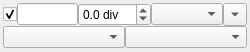
<?xml version="1.0" encoding="UTF-8"?>
<ui version="4.0">
 <class>ADCChannelControlWidget</class>
 <widget class="QWidget" name="ADCChannelControlWidget">
  <property name="geometry">
   <rect>
    <x>0</x>
    <y>0</y>
    <width>250</width>
    <height>52</height>
   </rect>
  </property>
  <property name="sizePolicy">
   <sizepolicy hsizetype="Preferred" vsizetype="Preferred">
    <horstretch>0</horstretch>
    <verstretch>0</verstretch>
   </sizepolicy>
  </property>
  <property name="windowTitle">
   <string>Form</string>
  </property>
  <layout class="QVBoxLayout" name="verticalLayout">
   <property name="spacing">
    <number>0</number>
   </property>
   <property name="leftMargin">
    <number>3</number>
   </property>
   <property name="topMargin">
    <number>3</number>
   </property>
   <property name="rightMargin">
    <number>3</number>
   </property>
   <property name="bottomMargin">
    <number>3</number>
   </property>
   <item>
    <layout class="QHBoxLayout" name="horizontalLayout">
     <item>
      <widget class="QCheckBox" name="checkBox">
       <property name="sizePolicy">
        <sizepolicy hsizetype="Fixed" vsizetype="Fixed">
         <horstretch>0</horstretch>
         <verstretch>0</verstretch>
        </sizepolicy>
       </property>
       <property name="text">
        <string/>
       </property>
       <property name="checked">
        <bool>true</bool>
       </property>
      </widget>
     </item>
     <item>
      <widget class="QLineEdit" name="lineEdit">
       <property name="sizePolicy">
        <sizepolicy hsizetype="Preferred" vsizetype="Fixed">
         <horstretch>20</horstretch>
         <verstretch>0</verstretch>
        </sizepolicy>
       </property>
      </widget>
     </item>
     <item>
      <widget class="QDoubleSpinBox" name="doubleSpinBox">
       <property name="sizePolicy">
        <sizepolicy hsizetype="Fixed" vsizetype="Fixed">
         <horstretch>0</horstretch>
         <verstretch>0</verstretch>
        </sizepolicy>
       </property>
       <property name="suffix">
        <string notr="true"> div</string>
       </property>
       <property name="decimals">
        <number>1</number>
       </property>
       <property name="minimum">
        <double>-10.000000000000000</double>
       </property>
       <property name="maximum">
        <double>10.000000000000000</double>
       </property>
      </widget>
     </item>
     <item>
      <widget class="QComboBox" name="comboBox">
       <property name="sizePolicy">
        <sizepolicy hsizetype="Preferred" vsizetype="Fixed">
         <horstretch>20</horstretch>
         <verstretch>0</verstretch>
        </sizepolicy>
       </property>
      </widget>
     </item>
     <item>
      <widget class="QToolButton" name="toolButton">
       <property name="sizePolicy">
        <sizepolicy hsizetype="Fixed" vsizetype="Fixed">
         <horstretch>0</horstretch>
         <verstretch>0</verstretch>
        </sizepolicy>
       </property>
       <property name="text">
        <string>≫</string>
       </property>
       <property name="autoRaise">
        <bool>false</bool>
       </property>
       <property name="arrowType">
        <enum>Qt::DownArrow</enum>
       </property>
      </widget>
     </item>
    </layout>
   </item>
   <item>
    <layout class="QHBoxLayout" name="horizontalLayout_3">
     <item>
      <widget class="QComboBox" name="comboBox_2">
       <property name="enabled">
        <bool>true</bool>
       </property>
      </widget>
     </item>
     <item>
      <widget class="QComboBox" name="comboBox_3">
       <property name="enabled">
        <bool>true</bool>
       </property>
      </widget>
     </item>
    </layout>
   </item>
  </layout>
 </widget>
 <resources/>
 <connections>
  <connection>
   <sender>toolButton</sender>
   <signal>clicked()</signal>
   <receiver>ADCChannelControlWidget</receiver>
   <slot>switchExpansionStateSlot()</slot>
   <hints>
    <hint type="sourcelabel">
     <x>228</x>
     <y>48</y>
    </hint>
    <hint type="destinationlabel">
     <x>124</x>
     <y>48</y>
    </hint>
   </hints>
  </connection>
 </connections>
 <slots>
  <slot>switchExpansionStateSlot()</slot>
 </slots>
</ui>
